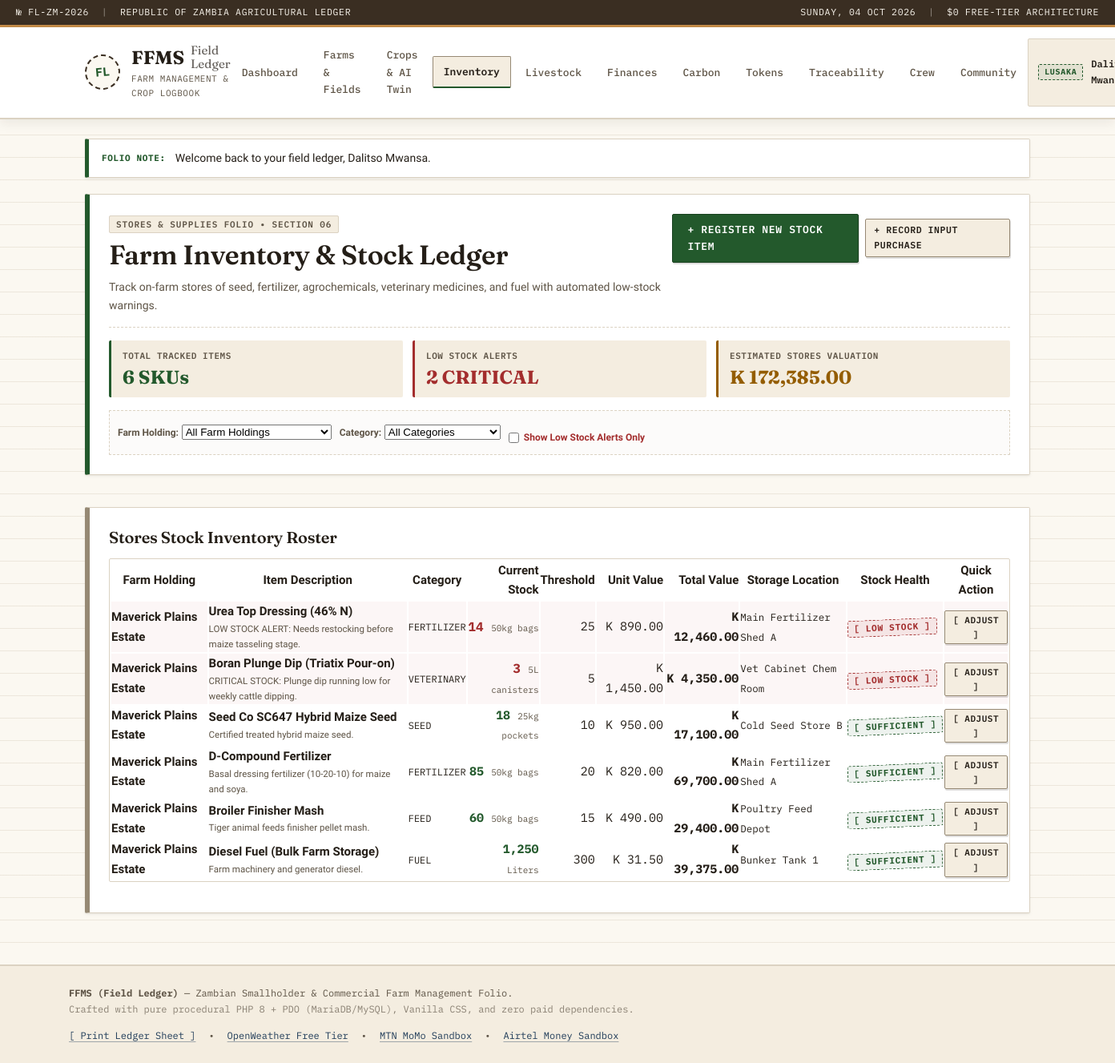
Screenshot of /ffms/inventory.php (signed in) with the database file from the repository.
### tables this page shows
CREATE TABLE IF NOT EXISTS `inventory_items` (
    `id` INT AUTO_INCREMENT PRIMARY KEY,
    `farm_id` INT NOT NULL,
    `name` VARCHAR(150) NOT NULL,
    `category` ENUM('seed', 'fertilizer', 'pesticide', 'feed', 'equipment', 'veterinary', 'fuel', 'tools', 'other') NOT NULL DEFAULT 'other',
    `quantity` DECIMAL(10,2) NOT NULL DEFAULT 0.00,
    `unit` VARCHAR(50) NOT NULL DEFAULT 'units',
    `low_stock_threshold` DECIMAL(10,2) NOT NULL DEFAULT 5.00,
    `unit_cost_zmw` DECIMAL(12,2) NOT NULL DEFAULT 0.00,
    `expiry_date` DATE NULL,
    `storage_location` VARCHAR(120) NULL,
    `notes` TEXT NULL,
    `updated_at` TIMESTAMP DEFAULT CURRENT_TIMESTAMP ON UPDATE CURRENT_TIMESTAMP,
    `created_at` TIMESTAMP DEFAULT CURRENT_TIMESTAMP,
    CONSTRAINT `fk_inventory_farm` FOREIGN KEY (`farm_id`) REFERENCES `farms`(`id`) ON DELETE CASCADE
);

CREATE TABLE IF NOT EXISTS `farms` (
    `id` INT AUTO_INCREMENT PRIMARY KEY,
    `user_id` INT NOT NULL,
    `farm_name` VARCHAR(150) NOT NULL,
    `location` VARCHAR(150) NOT NULL,
    `weather_city` VARCHAR(100) NULL,
    `size_hectares` DECIMAL(10,2) NOT NULL DEFAULT 0.00,
    `farm_type` ENUM('crop', 'livestock', 'mixed') NOT NULL DEFAULT 'mixed',
    `notes` TEXT NULL,
    `created_at` TIMESTAMP DEFAULT CURRENT_TIMESTAMP,
    CONSTRAINT `fk_farms_user` FOREIGN KEY (`user_id`) REFERENCES `users`(`id`) ON DELETE CASCADE
);

### ffms/inventory.php (the view, shortened to what this page needs)
<?php
require_once __DIR__ . '/includes/auth.php';
require_once __DIR__ . '/includes/helpers.php';
$user = current_user();
$user_id = $user['id'];
$stmt_f = $pdo->prepare('SELECT id, farm_name FROM farms WHERE user_id = ? ORDER BY farm_name ASC');
$stmt_f->execute([$user_id]);
$user_farms = $stmt_f->fetchAll();
$farm_ids = array_column($user_farms, 'id');
$filter_alert = isset($_GET['low_stock']) && $_GET['low_stock'] === '1';
$items = [];
$low_stock_count = 0;
$total_inventory_value = 0.0;
if (!empty($farm_ids)) {
    $where = ['f.user_id = ?'];
    $params = [$user_id];
    $sql = '
        SELECT i.*, f.farm_name
        FROM inventory_items i
        JOIN farms f ON i.farm_id = f.id
        WHERE ' . implode(' AND ', $where) . '
        ORDER BY (i.quantity <= i.low_stock_threshold) DESC, i.category ASC, i.name ASC
    ';
    $stmt = $pdo->prepare($sql);
    $stmt->execute($params);
    $items = $stmt->fetchAll();
    $stmt_all = $pdo->prepare('
        SELECT i.quantity, i.unit_cost_zmw, i.low_stock_threshold
        FROM inventory_items i
        JOIN farms f ON i.farm_id = f.id
        WHERE f.user_id = ?
    ');
    $stmt_all->execute([$user_id]);
    $all_items = $stmt_all->fetchAll();
    foreach ($all_items as $ai) {
        $total_inventory_value += ((float)$ai['quantity'] * (float)$ai['unit_cost_zmw']);
        if ((float)$ai['quantity'] <= (float)$ai['low_stock_threshold']) {
            $low_stock_count++;
        }
    }
}
include __DIR__ . '/includes/header.php';
?>
<div class="ledger-wrapper">
    <div class="ledger-card border-green">
        <div class="card-header-ruled">
            <div>
                <span class="folio-tag">STORES &amp; SUPPLIES FOLIO &bull; SECTION 06</span>
                <h1 style="margin-top: 6px;">Farm Inventory &amp; Stock Ledger</h1>
                <p style="color: var(--ink-muted); margin-bottom: 0; font-size: 14px;">
                    Track on-farm stores of seed, fertilizer, agrochemicals, veterinary medicines, and fuel with automated low-stock warnings.
                </p>
            </div>
            <div style="display: flex; gap: 8px; align-items: center;">
                <a href="inventory_add.php" class="ledger-btn ledger-btn-primary">+ Register New Stock Item</a>
                <a href="input_add.php" class="ledger-btn ledger-btn-sm">+ Record Input Purchase</a>
            </div>
        </div>
        <div style="display: grid; grid-template-columns: repeat(auto-fit, minmax(180px, 1fr)); gap: 12px; margin: 16px 0;">
            <div style="background: var(--paper-subtle); border-left: 3px solid var(--stamp-green); padding: 10px 14px; border-radius: 2px;">
                <div class="kpi-label">Total Tracked Items</div>
                <div class="kpi-value mono" style="font-size: 1.45rem; color: var(--stamp-green);">
                    <?php echo count($items); ?> SKUs
                </div>
            </div>
            <div style="background: var(--paper-subtle); border-left: 3px solid <?php echo ($low_stock_count > 0) ? 'var(--stamp-red)' : 'var(--stamp-green)'; ?>; padding: 10px 14px; border-radius: 2px;">
                <div class="kpi-label">Low Stock Alerts</div>
                <div class="kpi-value mono" style="font-size: 1.45rem; color: <?php echo ($low_stock_count > 0) ? 'var(--stamp-red)' : 'var(--stamp-green)'; ?>;">
                    <?php echo $low_stock_count; ?> <?php echo ($low_stock_count > 0) ? 'CRITICAL' : 'OK'; ?>
                </div>
            </div>
            <div style="background: var(--paper-subtle); border-left: 3px solid var(--stamp-amber); padding: 10px 14px; border-radius: 2px;">
                <div class="kpi-label">Estimated Stores Valuation</div>
                <div class="kpi-value mono" style="font-size: 1.45rem; color: var(--stamp-amber);">
                    <?php echo format_zmw($total_inventory_value); ?>
                </div>
            </div>
        </div>
        <form method="GET" action="inventory.php" class="filter-strip" style="display: flex; gap: 10px; flex-wrap: wrap; align-items: center; background: var(--paper-card-alt); padding: 10px; border: 1px dashed var(--border-rule);">
            <div>
                <label style="font-size: 12px; font-weight: 600; color: var(--ink-muted);">Farm Holding:</label>
                <select name="farm_id" class="form-control-sm" onchange="this.form.submit()">
                    <option value="0">All Farm Holdings</option>
                </select>
            </div>
            <div>
                <label style="font-size: 12px; font-weight: 600; color: var(--ink-muted);">Category:</label>
                <select name="category" class="form-control-sm" onchange="this.form.submit()">
                    <option value="">All Categories</option>
                </select>
            </div>
            <div style="display: flex; align-items: center; gap: 6px; margin-top: 14px;">
                <input type="checkbox" name="low_stock" value="1" id="lowStockChk" <?php echo $filter_alert ? 'checked' : ''; ?> onchange="this.form.submit()">
                <label for="lowStockChk" style="font-size: 12px; font-weight: 600; color: var(--stamp-red); cursor: pointer; margin-bottom: 0;">
                    Show Low Stock Alerts Only
                </label>
            </div>
        </form>
    </div>
    <div class="ledger-card" style="margin-top: 16px;">
        <h2 style="font-size: 1.25rem; margin-bottom: 12px;">Stores Stock Inventory Roster</h2>
        <?php if (empty($items)): ?>
        <div style="text-align: center; padding: 40px 20px; background: var(--paper-subtle); border: 1px dashed var(--border-rule);">
            <div class="ledger-seal" style="margin: 0 auto 12px; width: 44px; height: 44px; font-size: 16px;">FL</div>
            <h3>No inventory records found</h3>
            <p style="color: var(--ink-muted); font-size: 14px;">Register your seed bags, fertilizer stocks, veterinary medicines, or fuel stores.</p>
            <a href="inventory_add.php" class="ledger-btn ledger-btn-primary">+ Register First Stock Item</a>
        </div>
        <?php else: ?>
        <div class="table-responsive">
            <table class="data-table">
                <thead>
                    <tr>
                        <th>Farm Holding</th>
                        <th>Item Description</th>
                        <th>Category</th>
                        <th style="text-align: right;">Current Stock</th>
                        <th style="text-align: right;">Threshold</th>
                        <th style="text-align: right;">Unit Value</th>
                        <th style="text-align: right;">Total Value</th>
                        <th>Storage Location</th>
                        <th>Stock Health</th>
                        <th style="text-align: center;">Quick Action</th>
                    </tr>
                </thead>
                <tbody>
                    <?php foreach ($items as $it):
                        $is_low = ((float)$it['quantity'] <= (float)$it['low_stock_threshold']);
                        $item_val = (float)$it['quantity'] * (float)$it['unit_cost_zmw'];
                    ?>
                    <tr style="<?php echo $is_low ? 'background: rgba(163, 45, 45, 0.04);' : ''; ?>">
                        <td><strong><?php echo sanitize($it['farm_name']); ?></strong></td>
                        <td>
                            <strong><?php echo sanitize($it['name']); ?></strong>
                            <?php if (!empty($it['notes'])): ?>
                            <div style="font-size: 11.5px; color: var(--ink-muted);"><?php echo sanitize($it['notes']); ?></div>
                            <?php endif; ?>
                        </td>
                        <td>
                            <span class="mono" style="font-size: 12px; text-transform: uppercase;">
                                <?php echo sanitize($it['category']); ?>
                            </span>
                        </td>
                        <td style="text-align: right;" class="mono">
                            <strong style="<?php echo $is_low ? 'color: var(--stamp-red); font-size: 16px;' : 'color: var(--stamp-green);'; ?>">
                                <?php echo format_qty($it['quantity']); ?>
                            </strong>
                            <span style="font-size: 11px; color: var(--ink-muted);"><?php echo sanitize($it['unit']); ?></span>
                        </td>
                        <td style="text-align: right;" class="mono" style="font-size: 12px; color: var(--ink-muted);">
                            <?php echo format_qty($it['low_stock_threshold']); ?>
                        </td>
                        <td style="text-align: right;" class="mono">
                            <?php echo format_zmw($it['unit_cost_zmw']); ?>
                        </td>
                        <td style="text-align: right;" class="mono">
                            <strong><?php echo format_zmw($item_val); ?></strong>
                        </td>
                        <td>
                            <small class="mono"><?php echo sanitize($it['storage_location'] ?: 'Main Store'); ?></small>
                        </td>
                        <td>
                            <?php if ($is_low): ?>
                            <span class="stamp-badge stamp-red">[ LOW STOCK ]</span>
                            <?php else: ?>
                            <span class="stamp-badge stamp-green">[ SUFFICIENT ]</span>
                            <?php endif; ?>
                        </td>
                        <td style="text-align: center;">
                            <details style="display: inline-block; position: relative;">
                                <summary class="ledger-btn ledger-btn-sm" style="font-size: 11px; padding: 2px 8px; cursor: pointer;">
                                    [ Adjust ]
                                </summary>
                            </details>
                        </td>
                    </tr>
                    <?php endforeach; ?>
                </tbody>
            </table>
        </div>
        <?php endif; ?>
    </div>
</div>
<?php include __DIR__ . '/includes/footer.php'; ?>

### ffms/assets/css/ledger.css (style rules this page uses)
:root { --paper-bg: #fbf8f1; --paper-subtle: #f4ede0; --paper-card: #ffffff; --paper-card-alt: #fcfbfa; --ledger-line: rgba(184, 168, 144, 0.22); --border-rule: #dbd2c2; --border-strong: #968974; --ink-primary: #241e17; --ink-muted: #5e5446; --ink-faint: #968a78; --stamp-green: #23592c; --stamp-green-bg: rgba(35, 89, 44, 0.08); --stamp-amber: #945d00; --stamp-amber-bg: rgba(148, 93, 0, 0.08); --stamp-red: #a32d2d; --stamp-red-bg: rgba(163, 45, 45, 0.08); --stamp-navy: #1f3b58; --stamp-navy-bg: rgba(31, 59, 88, 0.08); --stamp-dark: #3a3835; --stamp-dark-bg: rgba(58, 56, 53, 0.08); --stamp-ochre: #8b5a2b; --stamp-ochre-bg: rgba(139, 90, 43, 0.08); --binder-spine: #3a2e22; --binder-accent: #c48b47; --binder-brass: #d4a359; --font-heading: 'Fraunces', Georgia, 'Times New Roman', serif; --font-body: 'Work Sans', -apple-system, BlinkMacSystemFont, "Segoe UI", Roboto, sans-serif; --font-mono: 'IBM Plex Mono', 'SF Mono', Consolas, monospace; --radius-sm: 2px; --radius-md: 4px; --shadow-ledger: 0 2px 5px rgba(36, 30, 23, 0.04), 0 1px 2px rgba(36, 30, 23, 0.06); --shadow-binder: 0 4px 14px rgba(36, 30, 23, 0.08); }
*, *::before, *::after { box-sizing: border-box; margin: 0; padding: 0; }
body { background-color: var(--paper-bg); background-image: linear-gradient(180deg, var(--ledger-line) 1px, transparent 1px); background-size: 100% 28px; color: var(--ink-primary); font-family: var(--font-body); font-size: 15px; line-height: 1.65; min-height: 100vh; display: flex; flex-direction: column; }
h1, h2, h3, h4, h5 { font-family: var(--font-heading); font-weight: 600; color: var(--ink-primary); line-height: 1.25; letter-spacing: -0.01em; }
h1 { font-size: 2.1rem; margin-bottom: 0.5rem; }
h2 { font-size: 1.55rem; margin-bottom: 0.4rem; }
p { margin-bottom: 0.85rem; }
a { color: var(--stamp-navy); text-decoration: underline; text-underline-offset: 3px; text-decoration-color: rgba(31, 59, 88, 0.4); transition: color 0.15s ease, text-decoration-color 0.15s ease; }
.mono { font-family: var(--font-mono); }
.ledger-wrapper { display: flex; flex-direction: column; gap: 24px; }
.ledger-card { background: var(--paper-card); border: 1px solid var(--border-rule); border-left: 6px solid var(--border-strong); border-radius: var(--radius-sm); padding: 24px; box-shadow: var(--shadow-ledger); position: relative; overflow: hidden; }
.ledger-card.border-green { border-left-color: var(--stamp-green); }
.card-header-ruled { display: flex; justify-content: space-between; align-items: flex-start; border-bottom: 1px dashed var(--border-rule); padding-bottom: 14px; margin-bottom: 16px; position: relative; }
.folio-tag { font-family: var(--font-mono); font-size: 11px; font-weight: 600; color: var(--ink-muted); letter-spacing: 0.08em; background: var(--paper-subtle); padding: 3px 8px; border: 1px solid var(--border-rule); border-radius: 2px; text-transform: uppercase; }
.stamp-badge { display: inline-block; font-family: var(--font-mono); font-weight: 700; font-size: 11px; letter-spacing: 0.07em; text-transform: uppercase; padding: 3px 7px; border: 1.5px dashed currentColor; border-radius: 2px; transform: rotate(-2.5deg); line-height: 1.2; white-space: nowrap; user-select: none; }
.stamp-green { color: var(--stamp-green); background: var(--stamp-green-bg); }
.stamp-red { color: var(--stamp-red); background: var(--stamp-red-bg); }
.kpi-label { font-family: var(--font-mono); font-size: 11px; font-weight: 600; color: var(--ink-muted); text-transform: uppercase; letter-spacing: 0.05em; margin-bottom: 6px; }
.kpi-value { font-family: var(--font-heading); font-size: 2.1rem; font-weight: 700; color: var(--ink-primary); line-height: 1; margin-bottom: 4px; }
.table-responsive { width: 100%; overflow-x: auto; border: 1px solid var(--border-rule); border-radius: var(--radius-sm); background: #ffffff; margin: 14px 0; }
.ledger-btn { display: inline-flex; align-items: center; justify-content: center; gap: 8px; background: var(--paper-subtle); border: 1.5px solid var(--border-strong); color: var(--ink-primary); font-family: var(--font-mono); font-size: 13px; font-weight: 600; text-transform: uppercase; letter-spacing: 0.05em; padding: 8px 18px; border-radius: var(--radius-sm); text-decoration: none; cursor: pointer; box-shadow: 1px 2px 0 rgba(36, 30, 23, 0.15); transition: all 0.15s ease; }
.ledger-btn-primary { background: var(--stamp-green); border-color: #1a4220; color: #ffffff !important; }
.ledger-btn-sm { padding: 4px 10px; font-size: 11.5px; }

### rows the page displays
inventory_items: farm.farm_name "Maverick Plains Estate", name "Urea Top Dressing (46% N)", notes "LOW STOCK ALERT: Needs restocking before maize tasseling stage.", category "FERTILIZER", quantity "14", unit "50kg bags", low_stock_threshold "25", unit_cost_zmw "K 890.00", format_zmw($item_val) "K 12,460.00", storage_location "Main Fertilizer Shed A", shows "[ LOW STOCK ]"
inventory_items: farm.farm_name "Maverick Plains Estate", name "Boran Plunge Dip (Triatix Pour-on)", notes "CRITICAL STOCK: Plunge dip running low for weekly cattle dipping.", category "VETERINARY", quantity "3", unit "5L canisters", low_stock_threshold "5", unit_cost_zmw "K 1,450.00", format_zmw($item_val) "K 4,350.00", storage_location "Vet Cabinet Chem Room", shows "[ LOW STOCK ]"
inventory_items: farm.farm_name "Maverick Plains Estate", name "Seed Co SC647 Hybrid Maize Seed", notes "Certified treated hybrid maize seed.", category "SEED", quantity "18", unit "25kg pockets", low_stock_threshold "10", unit_cost_zmw "K 950.00", format_zmw($item_val) "K 17,100.00", storage_location "Cold Seed Store B", shows "[ SUFFICIENT ]"
inventory_items: farm.farm_name "Maverick Plains Estate", name "D-Compound Fertilizer", notes "Basal dressing fertilizer (10-20-10) for maize and soya.", category "FERTILIZER", quantity "85", unit "50kg bags", low_stock_threshold "20", unit_cost_zmw "K 820.00", format_zmw($item_val) "K 69,700.00", storage_location "Main Fertilizer Shed A", shows "[ SUFFICIENT ]"
inventory_items: farm.farm_name "Maverick Plains Estate", name "Broiler Finisher Mash", notes "Tiger animal feeds finisher pellet mash.", category "FEED", quantity "60", unit "50kg bags", low_stock_threshold "15", unit_cost_zmw "K 490.00", format_zmw($item_val) "K 29,400.00", storage_location "Poultry Feed Depot", shows "[ SUFFICIENT ]"
inventory_items: farm.farm_name "Maverick Plains Estate", name "Diesel Fuel (Bulk Farm Storage)", notes "Farm machinery and generator diesel.", category "FUEL", quantity "1,250", unit "Liters", low_stock_threshold "300", unit_cost_zmw "K 31.50", format_zmw($item_val) "K 39,375.00", storage_location "Bunker Tank 1", shows "[ SUFFICIENT ]"

### other values shown
$user['location_district'] "LUSAKA"
$f['message'] "Welcome back to your field ledger, Dalitso Mwansa."
count($items) "6"
$low_stock_count "2"
format_zmw($total_inventory_value) "K 172,385.00"
